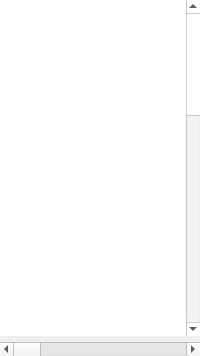
        <widget class="QWidget" name="capsenseGraph">
         <attribute name="title">
          <string>Pressure</string>
         </attribute>
         <layout class="QVBoxLayout" name="verticalLayout_2">
          <property name="sizeConstraint">
           <enum>QLayout::SetDefaultConstraint</enum>
          </property>
          <property name="leftMargin">
           <number>0</number>
          </property>
          <property name="topMargin">
           <number>0</number>
          </property>
          <property name="rightMargin">
           <number>0</number>
          </property>
          <property name="bottomMargin">
           <number>0</number>
          </property>
          <item>
           <widget class="QScrollArea" name="scrollArea">
            <property name="minimumSize">
             <size>
              <width>0</width>
              <height>0</height>
             </size>
            </property>
            <property name="palette">
             <palette>
              <active>
               <colorrole role="WindowText">
                <brush brushstyle="SolidPattern">
                 <color alpha="255">
                  <red>0</red>
                  <green>0</green>
                  <blue>0</blue>
                 </color>
                </brush>
               </colorrole>
               <colorrole role="Button">
                <brush brushstyle="SolidPattern">
                 <color alpha="255">
                  <red>255</red>
                  <green>255</green>
                  <blue>255</blue>
                 </color>
                </brush>
               </colorrole>
               <colorrole role="Light">
                <brush brushstyle="SolidPattern">
                 <color alpha="255">
                  <red>255</red>
                  <green>255</green>
                  <blue>255</blue>
                 </color>
                </brush>
               </colorrole>
               <colorrole role="Midlight">
                <brush brushstyle="SolidPattern">
                 <color alpha="255">
                  <red>255</red>
                  <green>255</green>
                  <blue>255</blue>
                 </color>
                </brush>
               </colorrole>
               <colorrole role="Dark">
                <brush brushstyle="SolidPattern">
                 <color alpha="255">
                  <red>127</red>
                  <green>127</green>
                  <blue>127</blue>
                 </color>
                </brush>
               </colorrole>
               <colorrole role="Mid">
                <brush brushstyle="SolidPattern">
                 <color alpha="255">
                  <red>170</red>
                  <green>170</green>
                  <blue>170</blue>
                 </color>
                </brush>
               </colorrole>
               <colorrole role="Text">
                <brush brushstyle="SolidPattern">
                 <color alpha="255">
                  <red>0</red>
                  <green>0</green>
                  <blue>0</blue>
                 </color>
                </brush>
               </colorrole>
               <colorrole role="BrightText">
                <brush brushstyle="SolidPattern">
                 <color alpha="255">
                  <red>255</red>
                  <green>255</green>
                  <blue>255</blue>
                 </color>
                </brush>
               </colorrole>
               <colorrole role="ButtonText">
                <brush brushstyle="SolidPattern">
                 <color alpha="255">
                  <red>0</red>
                  <green>0</green>
                  <blue>0</blue>
                 </color>
                </brush>
               </colorrole>
               <colorrole role="Base">
                <brush brushstyle="SolidPattern">
                 <color alpha="255">
                  <red>255</red>
                  <green>255</green>
                  <blue>255</blue>
                 </color>
                </brush>
               </colorrole>
               <colorrole role="Window">
                <brush brushstyle="SolidPattern">
                 <color alpha="255">
                  <red>255</red>
                  <green>255</green>
                  <blue>255</blue>
                 </color>
                </brush>
               </colorrole>
               <colorrole role="Shadow">
                <brush brushstyle="SolidPattern">
                 <color alpha="255">
                  <red>0</red>
                  <green>0</green>
                  <blue>0</blue>
                 </color>
                </brush>
               </colorrole>
               <colorrole role="AlternateBase">
                <brush brushstyle="SolidPattern">
                 <color alpha="255">
                  <red>255</red>
                  <green>255</green>
                  <blue>255</blue>
                 </color>
                </brush>
               </colorrole>
               <colorrole role="ToolTipBase">
                <brush brushstyle="SolidPattern">
                 <color alpha="255">
                  <red>255</red>
                  <green>255</green>
                  <blue>220</blue>
                 </color>
                </brush>
               </colorrole>
               <colorrole role="ToolTipText">
                <brush brushstyle="SolidPattern">
                 <color alpha="255">
                  <red>0</red>
                  <green>0</green>
                  <blue>0</blue>
                 </color>
                </brush>
               </colorrole>
              </active>
              <inactive>
               <colorrole role="WindowText">
                <brush brushstyle="SolidPattern">
                 <color alpha="255">
                  <red>0</red>
                  <green>0</green>
                  <blue>0</blue>
                 </color>
                </brush>
               </colorrole>
               <colorrole role="Button">
                <brush brushstyle="SolidPattern">
                 <color alpha="255">
                  <red>255</red>
                  <green>255</green>
                  <blue>255</blue>
                 </color>
                </brush>
               </colorrole>
               <colorrole role="Light">
                <brush brushstyle="SolidPattern">
                 <color alpha="255">
                  <red>255</red>
                  <green>255</green>
                  <blue>255</blue>
                 </color>
                </brush>
               </colorrole>
               <colorrole role="Midlight">
                <brush brushstyle="SolidPattern">
                 <color alpha="255">
                  <red>255</red>
                  <green>255</green>
                  <blue>255</blue>
                 </color>
                </brush>
               </colorrole>
               <colorrole role="Dark">
                <brush brushstyle="SolidPattern">
                 <color alpha="255">
                  <red>127</red>
                  <green>127</green>
                  <blue>127</blue>
                 </color>
                </brush>
               </colorrole>
               <colorrole role="Mid">
                <brush brushstyle="SolidPattern">
                 <color alpha="255">
                  <red>170</red>
                  <green>170</green>
                  <blue>170</blue>
                 </color>
                </brush>
               </colorrole>
               <colorrole role="Text">
                <brush brushstyle="SolidPattern">
                 <color alpha="255">
                  <red>0</red>
                  <green>0</green>
                  <blue>0</blue>
                 </color>
                </brush>
               </colorrole>
               <colorrole role="BrightText">
                <brush brushstyle="SolidPattern">
                 <color alpha="255">
                  <red>255</red>
                  <green>255</green>
                  <blue>255</blue>
                 </color>
                </brush>
               </colorrole>
               <colorrole role="ButtonText">
                <brush brushstyle="SolidPattern">
                 <color alpha="255">
                  <red>0</red>
                  <green>0</green>
                  <blue>0</blue>
                 </color>
                </brush>
               </colorrole>
               <colorrole role="Base">
                <brush brushstyle="SolidPattern">
                 <color alpha="255">
                  <red>255</red>
                  <green>255</green>
                  <blue>255</blue>
                 </color>
                </brush>
               </colorrole>
               <colorrole role="Window">
                <brush brushstyle="SolidPattern">
                 <color alpha="255">
                  <red>255</red>
                  <green>255</green>
                  <blue>255</blue>
                 </color>
                </brush>
               </colorrole>
               <colorrole role="Shadow">
                <brush brushstyle="SolidPattern">
                 <color alpha="255">
                  <red>0</red>
                  <green>0</green>
                  <blue>0</blue>
                 </color>
                </brush>
               </colorrole>
               <colorrole role="AlternateBase">
                <brush brushstyle="SolidPattern">
                 <color alpha="255">
                  <red>255</red>
                  <green>255</green>
                  <blue>255</blue>
                 </color>
                </brush>
               </colorrole>
               <colorrole role="ToolTipBase">
                <brush brushstyle="SolidPattern">
                 <color alpha="255">
                  <red>255</red>
                  <green>255</green>
                  <blue>220</blue>
                 </color>
                </brush>
               </colorrole>
               <colorrole role="ToolTipText">
                <brush brushstyle="SolidPattern">
                 <color alpha="255">
                  <red>0</red>
                  <green>0</green>
                  <blue>0</blue>
                 </color>
                </brush>
               </colorrole>
              </inactive>
              <disabled>
               <colorrole role="WindowText">
                <brush brushstyle="SolidPattern">
                 <color alpha="255">
                  <red>127</red>
                  <green>127</green>
                  <blue>127</blue>
                 </color>
                </brush>
               </colorrole>
               <colorrole role="Button">
                <brush brushstyle="SolidPattern">
                 <color alpha="255">
                  <red>255</red>
                  <green>255</green>
                  <blue>255</blue>
                 </color>
                </brush>
               </colorrole>
               <colorrole role="Light">
                <brush brushstyle="SolidPattern">
                 <color alpha="255">
                  <red>255</red>
                  <green>255</green>
                  <blue>255</blue>
                 </color>
                </brush>
               </colorrole>
               <colorrole role="Midlight">
                <brush brushstyle="SolidPattern">
                 <color alpha="255">
                  <red>255</red>
                  <green>255</green>
                  <blue>255</blue>
                 </color>
                </brush>
               </colorrole>
               <colorrole role="Dark">
                <brush brushstyle="SolidPattern">
                 <color alpha="255">
                  <red>127</red>
                  <green>127</green>
                  <blue>127</blue>
                 </color>
                </brush>
               </colorrole>
               <colorrole role="Mid">
                <brush brushstyle="SolidPattern">
                 <color alpha="255">
                  <red>170</red>
                  <green>170</green>
                  <blue>170</blue>
                 </color>
                </brush>
               </colorrole>
               <colorrole role="Text">
                <brush brushstyle="SolidPattern">
                 <color alpha="255">
                  <red>127</red>
                  <green>127</green>
                  <blue>127</blue>
                 </color>
                </brush>
               </colorrole>
               <colorrole role="BrightText">
                <brush brushstyle="SolidPattern">
                 <color alpha="255">
                  <red>255</red>
                  <green>255</green>
                  <blue>255</blue>
                 </color>
                </brush>
               </colorrole>
               <colorrole role="ButtonText">
                <brush brushstyle="SolidPattern">
                 <color alpha="255">
                  <red>127</red>
                  <green>127</green>
                  <blue>127</blue>
                 </color>
                </brush>
               </colorrole>
               <colorrole role="Base">
                <brush brushstyle="SolidPattern">
                 <color alpha="255">
                  <red>255</red>
                  <green>255</green>
                  <blue>255</blue>
                 </color>
                </brush>
               </colorrole>
               <colorrole role="Window">
                <brush brushstyle="SolidPattern">
                 <color alpha="255">
                  <red>255</red>
                  <green>255</green>
                  <blue>255</blue>
                 </color>
                </brush>
               </colorrole>
               <colorrole role="Shadow">
                <brush brushstyle="SolidPattern">
                 <color alpha="255">
                  <red>0</red>
                  <green>0</green>
                  <blue>0</blue>
                 </color>
                </brush>
               </colorrole>
               <colorrole role="AlternateBase">
                <brush brushstyle="SolidPattern">
                 <color alpha="255">
                  <red>255</red>
                  <green>255</green>
                  <blue>255</blue>
                 </color>
                </brush>
               </colorrole>
               <colorrole role="ToolTipBase">
                <brush brushstyle="SolidPattern">
                 <color alpha="255">
                  <red>255</red>
                  <green>255</green>
                  <blue>220</blue>
                 </color>
                </brush>
               </colorrole>
               <colorrole role="ToolTipText">
                <brush brushstyle="SolidPattern">
                 <color alpha="255">
                  <red>0</red>
                  <green>0</green>
                  <blue>0</blue>
                 </color>
                </brush>
               </colorrole>
              </disabled>
             </palette>
            </property>
            <property name="autoFillBackground">
             <bool>false</bool>
            </property>
            <property name="frameShape">
             <enum>QFrame::NoFrame</enum>
            </property>
            <property name="frameShadow">
             <enum>QFrame::Plain</enum>
            </property>
            <property name="lineWidth">
             <number>0</number>
            </property>
            <property name="verticalScrollBarPolicy">
             <enum>Qt::ScrollBarAlwaysOn</enum>
            </property>
            <property name="widgetResizable">
             <bool>true</bool>
            </property>
            <widget class="QWidget" name="scrollAreaWidgetContents">
             <property name="geometry">
              <rect>
               <x>0</x>
               <y>0</y>
               <width>681</width>
               <height>1018</height>
              </rect>
             </property>
             <layout class="QVBoxLayout" name="verticalLayout_4">
              <item>
               <widget class="QCustomPlot" name="plot_sensors" native="true">
                <property name="minimumSize">
                 <size>
                  <width>0</width>
                  <height>1000</height>
                 </size>
                </property>
                <property name="cursor">
                 <cursorShape>ArrowCursor</cursorShape>
                </property>
                <property name="mouseTracking">
                 <bool>false</bool>
                </property>
               </widget>
              </item>
             </layout>
            </widget>
           </widget>
          </item>
          <item>
           <widget class="QScrollBar" name="plot_horizontalDrag">
            <property name="orientation">
             <enum>Qt::Horizontal</enum>
            </property>
           </widget>
          </item>
         </layout>
        </widget>
